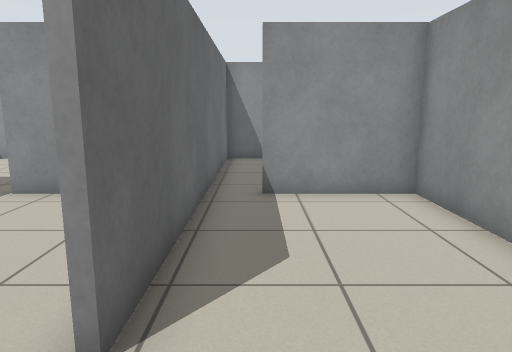
view 1 (above)

24 first-person views from a walk through a world built for the Player/Stage simulator. The camera is 1 m above the floor, tilts 10° down and sees 70° across. Floor lines are 1 m apart. The floor is counted in squares, 0.5 m on a side. Each view is taken from the middle of a square. On the plan, view 1 faces up. The plan holds only what a view shows up to about 19 squares ahead; the rest is blank. Robots are left out.

view 2
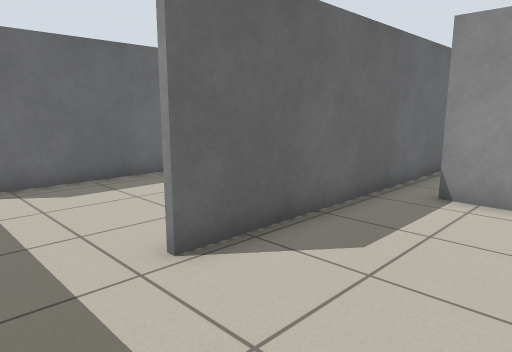

view 3
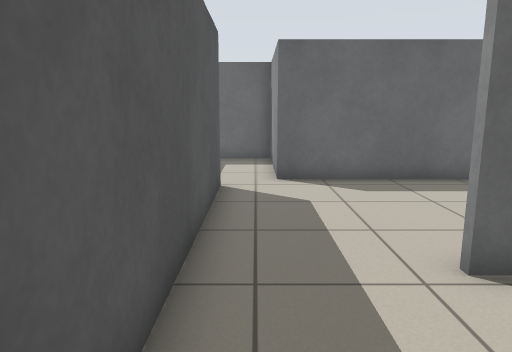

view 4
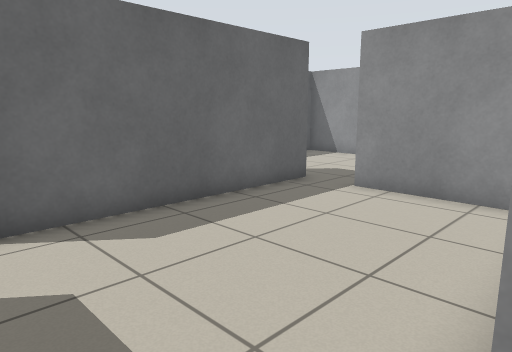

view 5
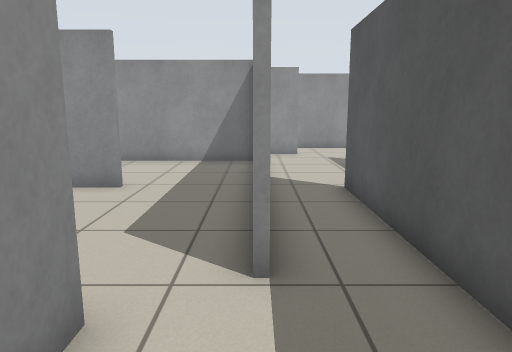

view 6
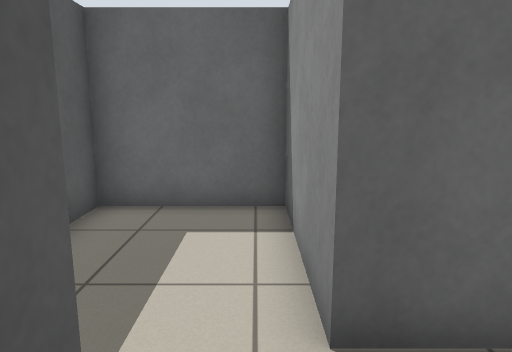

view 7
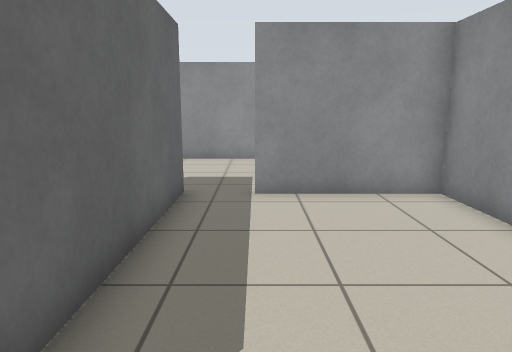

view 8
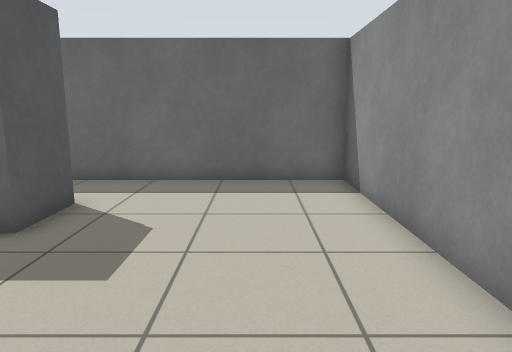

view 9
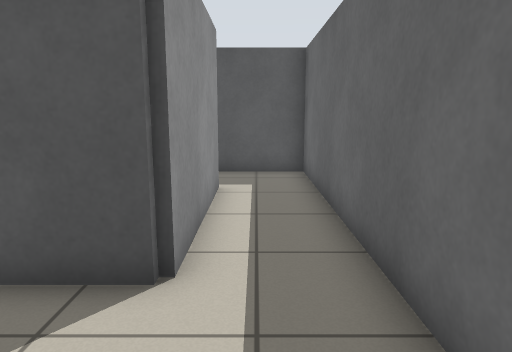

view 10
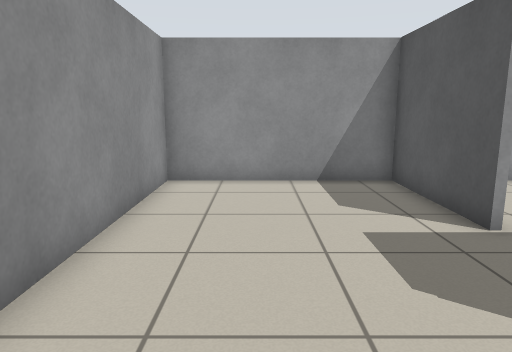

view 11
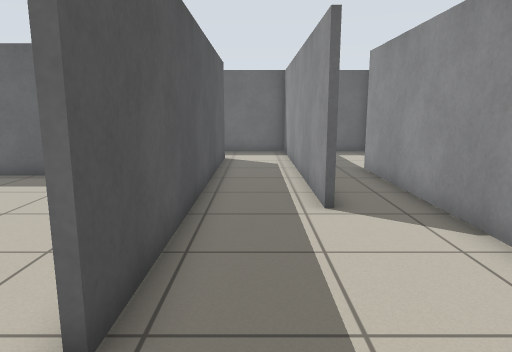

view 12
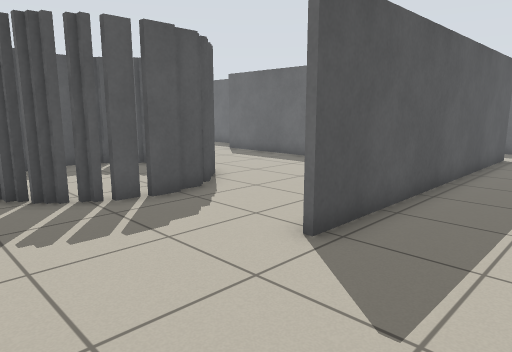

view 13
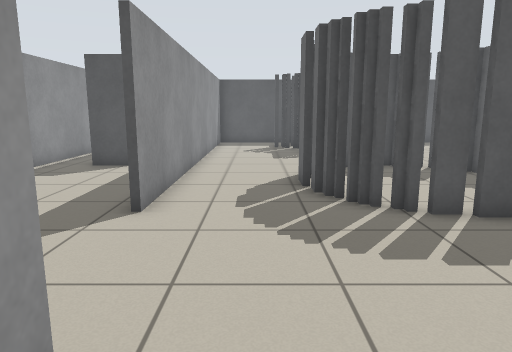

view 14
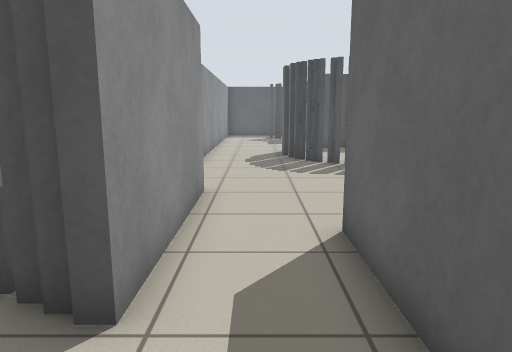

view 15
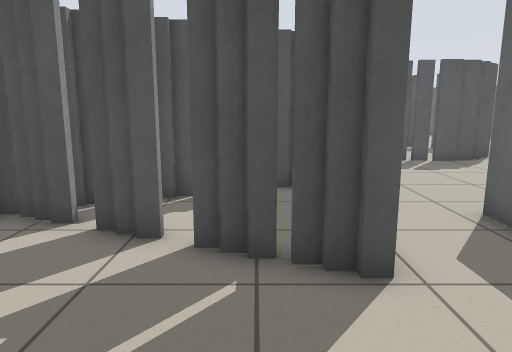

view 16
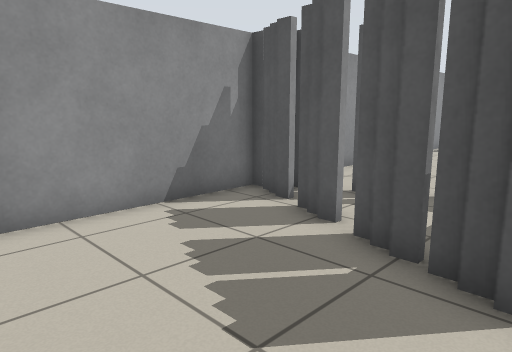

view 17
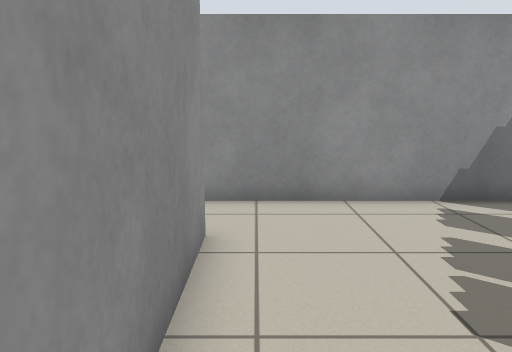

view 18
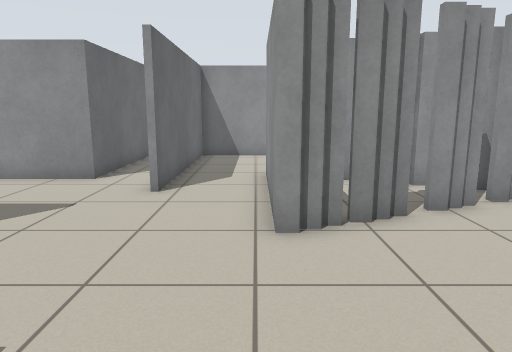

view 19
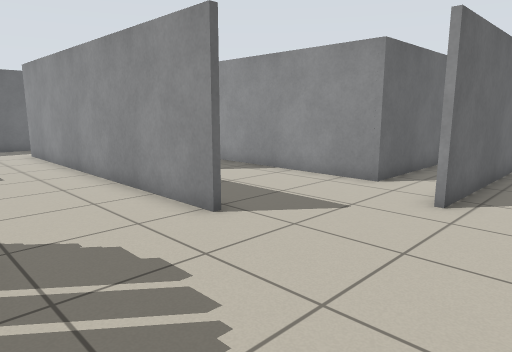

view 20
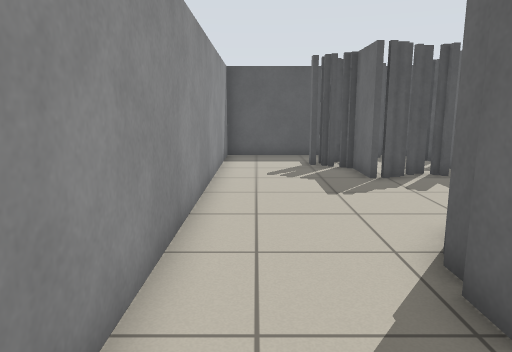

view 21
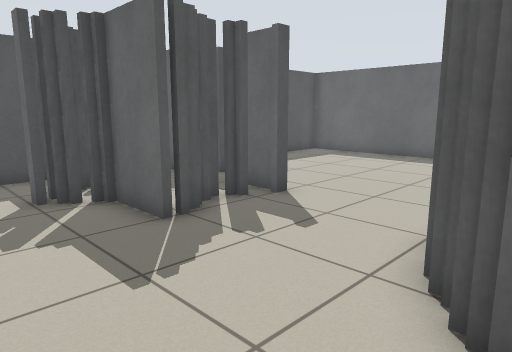

view 22
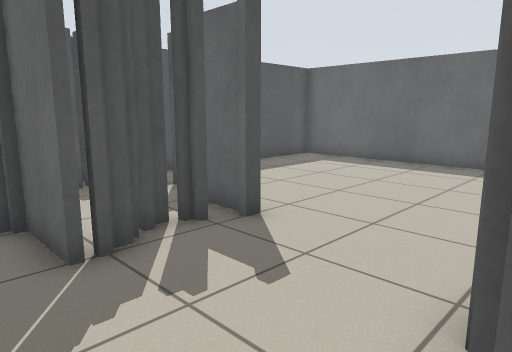

view 23
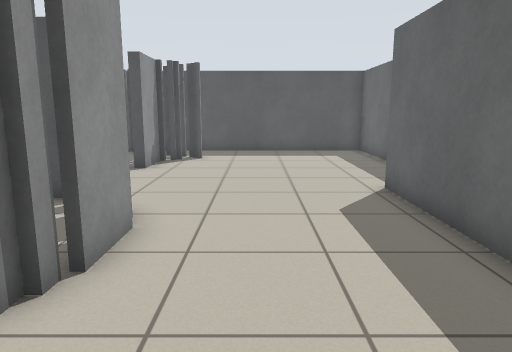

view 24
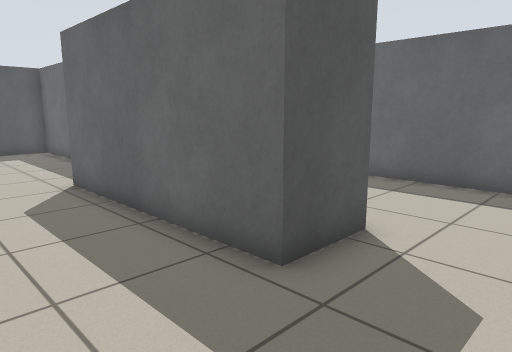

### Floor plan
Points are (right, up) in squares from view 1. A wall is a line through its corners. A room is listed if a view was taken in it or the views show most of it. See-through windows are left out.
Room 1 (views 1, 2, 3, 4)
walls: (-1.2, 9.1) (-1.2, 2.6); (-1.5, -1) (1.9, -1); (3.9, -0.9) (3.9, 8.8) (0.1, 8.8)
ways out: opening at (-1, 1) to room 2; gap at (0, 9)
Room 2 (views 5, 6, 7)
walls: (-6.9, -1) (-1.5, -1); (-1.4, 2.5) (-1.4, 4); (-1.4, 5.5) (-1.4, 8.8) (-6.1, 8.8); (-7.8, 9) (-7.8, 0.6) (-12.6, 0.6); (-8, -3.4) (-6.5, -3.4); (-12.6, 1.1) (-12.6, -3.4) (-11.2, -3.4)
ways out: opening at (-1, 1) to room 1; opening at (-7, 9) to room 3; opening at (-6, -2) to room 4
Room 3 (views 8, 9, 10)
walls: (-6.1, 9) (-1.4, 9) (-1.4, 15.6) (-12.6, 15.6) (-12.6, 1.1); (-10, 3.4) (-10, 9) (-7.8, 9); (-12.6, 0.8) (-9.8, 0.8)
ways out: opening at (-7, 9) to room 2; opening at (-10, 2.5)
Room 4 (views 11, 13, 18, 19, 20, 21)
walls: (3.4, -6.5) (0.4, -6.5); (6.3, -3) (6.3, -1.6); (-1.4, -3.6) (-12.6, -3.6) (-12.6, -7.2); (2.9, -10.7) (3.8, -10.7); (2.1, -10.9) (2.9, -10.9); (3.9, -10.9) (4.6, -10.9); (9.8, -6.2) (9.3, -6.2) (9.3, -3.5); (6.3, -12.5) (6.3, -13); (6.5, -12.9) (6.5, -13.6); (6.7, -13.6) (6.7, -14.8); (4.2, 4.5) (4.2, -1.2) (-6.9, -1.2); (-6.5, -3.4) (-1.4, -3.4); (6.5, -15) (6.5, -15.6); (-9.9, -6.4) (3.4, -6.4); (10.3, -16.5) (10.3, -11.1)
ways out: opening at (-6, -2) to room 2; opening at (8, -3) to room 5; opening at (-11, -6.5) to room 6; opening at (1.3, -9) to room 6; opening at (8.5, -15.5) to room 6; gap at (4, -11) to room 7; gap at (7, -14) to room 7; opening at (10.5, -8.5)
Room 5 (views 12, 14, 15, 16, 17)
walls: (10.6, -0.8) (11.1, -0.8); (11, -1) (11.6, -1); (11.5, -1.2) (12, -1.2); (10, -0.6) (10.6, -0.6); (13.8, 4.8) (6.5, 4.8) (6.5, -3); (9.6, -0.4) (10.1, -0.4); (12.5, -1.6) (13, -1.6); (12.9, -1.8) (13.4, -1.8); (14.2, -2.4) (14.8, -2.4); (9.3, -3.5) (9.3, -0.2) (9.8, -0.2); (14.6, -3.6) (15.1, -3.6); (16.1, -3) (16.1, 5.2)
ways out: opening at (8, -3) to room 4; opening at (14.5, 5); gap at (11, -1)
Room 6 (views 22, 23, 24)
walls: (0.2, -15.2) (0.2, -13.2); (0.4, -13.2) (0.4, -12.6); (-7.4, -20.1) (-7.4, -27.9) (1.6, -27.9); (1.9, -24) (1.9, -21.9) (2.4, -21.9); (4.9, -21.9) (5.5, -21.9) (5.5, -24); (-7.6, -10.9) (-5.4, -10.9) (-5.4, -18.6); (6.9, -24.6) (6.9, -25.1); (0.4, -6.5) (-9.9, -6.5); (5.8, -27.9) (10.3, -27.9) (10.3, -16.5); (-12.6, -9.8) (-12.6, -13.6)
ways out: opening at (-11, -6.5) to room 4; opening at (1.3, -9) to room 4; opening at (8.5, -15.5) to room 4; gap at (5, -17) to room 7; gap at (6, -16) to room 7; gap at (4, -23) to room 8
Room 7 (no view inside)
walls: (0.7, -15.8) (0.7, -16.2); (2.1, -17.3) (3, -17.3); (2.9, -17.5) (3.5, -17.5)
ways out: gap at (4, -11) to room 4; gap at (7, -14) to room 4; gap at (5, -17) to room 6; gap at (6, -16) to room 6
Room 8 (no view inside)
walls: (2.1, -22.2) (2.1, -23.9); (2.5, -27.9) (4.5, -27.9)
ways out: gap at (4, -23) to room 6

Where each view was taken, in squares from view 1:
view 1: 0 up, 0 right, facing up
view 2: 0 up, 3 right, facing up-left
view 3: 0 up, 3 right, facing left
view 4: 0 up, 1 left, facing up-left
view 5: 1 down, 11 left, facing right
view 6: 0 up, 5 left, facing left
view 7: 0 up, 6 left, facing up
view 8: 13 up, 2 left, facing left
view 9: 13 up, 11 left, facing down
view 10: 13 up, 12 left, facing right
view 11: 5 down, 6 right, facing left
view 12: 3 down, 8 right, facing down-left
view 13: 4 down, 8 right, facing down
view 14: 3 up, 8 right, facing down
view 15: 4 up, 11 right, facing down
view 16: 4 up, 9 right, facing down-right
view 17: 4 up, 8 right, facing right
view 18: 12 down, 9 right, facing up
view 19: 11 down, 9 right, facing up-left
view 20: 11 down, 9 right, facing down
view 21: 16 down, 9 right, facing down-left
view 22: 17 down, 7 right, facing down-left
view 23: 9 down, 2 left, facing down
view 24: 8 down, 2 left, facing down-left
